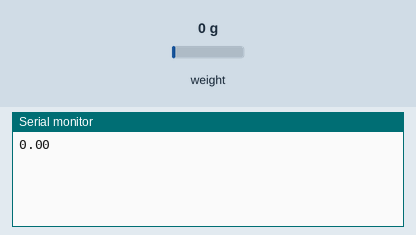
A sketch run on a simulated Arduino Uno, built with avr-gcc and run on an emulated ATmega328P. Parts: the last lines printed to the serial monitor. The inputs (shaded band) are chosen by the test bench; at power-on: weight on the scale 0 g.

Above: at 2.2 s.
2.3 s: weight on the scale set to 100 g
At 3.6 s:
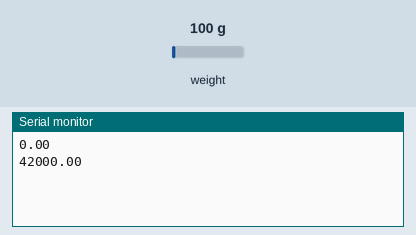
3.8 s: weight on the scale set to 1250 g
At 4.6 s:
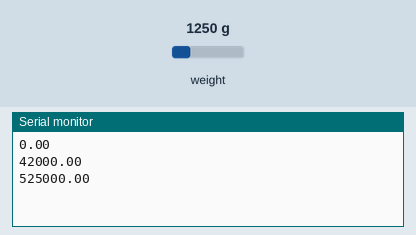
Timing chart, 0 to 6.8 s (numbered marks = the images above; inputs shaded):
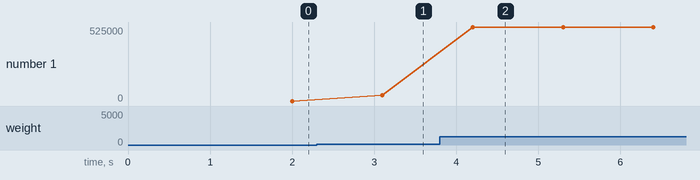

Measured:
- after the input at 2.3 s, the serial monitor: prints a new line after 0.80 s (image 1)
- after the input at 3.8 s, the serial monitor: prints a new line after 0.40 s (image 2)
- plotted number 1: 0 → 42000 after the input at 2.3 s, 42000 → 525000 after the input at 3.8 s

The sketch:

Galga_Extensiom_trica.ino
```cpp
#include <HX711.h>

#define DOUT_PIN  A1  // Pin de datos del módulo HX711
#define CLK_PIN   A0  // Pin de reloj del módulo HX711

HX711 scale;

void setup() {
  Serial.begin(9600);
  scale.begin(DOUT_PIN, CLK_PIN);
  scale.set_scale();
  scale.tare();
}

void loop() {
  float weight = scale.get_units(10); // 10 lecturas para promediar
  //Serial.print("Peso: ");
  Serial.println(weight);
//  Serial.println(abs(weight));
  //Serial.println(" kg");
  delay(100); // Espera un segundo antes de leer nuevamente
}
```
